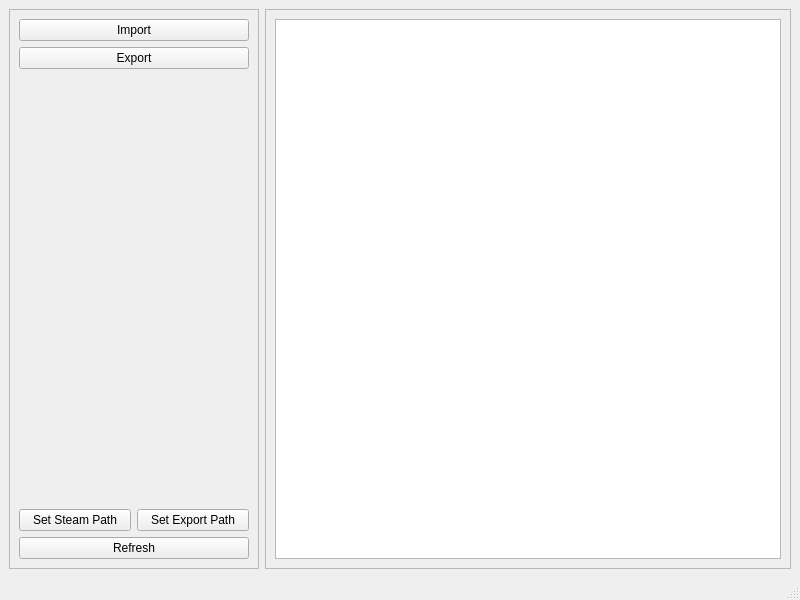
<?xml version="1.0" encoding="UTF-8"?>
<ui version="4.0">
 <class>MainWindow</class>
 <widget class="QMainWindow" name="MainWindow">
  <property name="geometry">
   <rect>
    <x>0</x>
    <y>0</y>
    <width>800</width>
    <height>600</height>
   </rect>
  </property>
  <property name="windowTitle">
   <string>Baba is You - Level Manager</string>
  </property>
  <widget class="QWidget" name="centralwidget">
   <layout class="QHBoxLayout" name="horizontalLayout">
    <item>
     <widget class="QFrame" name="frame_2">
      <property name="minimumSize">
       <size>
        <width>250</width>
        <height>0</height>
       </size>
      </property>
      <property name="maximumSize">
       <size>
        <width>250</width>
        <height>16777215</height>
       </size>
      </property>
      <property name="frameShape">
       <enum>QFrame::StyledPanel</enum>
      </property>
      <property name="frameShadow">
       <enum>QFrame::Raised</enum>
      </property>
      <layout class="QGridLayout" name="gridLayout_2">
       <item row="1" column="0" colspan="2">
        <widget class="QPushButton" name="ExportButton">
         <property name="text">
          <string>Export</string>
         </property>
        </widget>
       </item>
       <item row="0" column="0" colspan="2">
        <widget class="QPushButton" name="ImportButton">
         <property name="text">
          <string>Import</string>
         </property>
        </widget>
       </item>
       <item row="5" column="0" colspan="2">
        <widget class="QPushButton" name="RefreshButton">
         <property name="text">
          <string>Refresh</string>
         </property>
        </widget>
       </item>
       <item row="4" column="1">
        <widget class="QPushButton" name="SavePathButton">
         <property name="text">
          <string>Set Export Path</string>
         </property>
        </widget>
       </item>
       <item row="3" column="0">
        <spacer name="verticalSpacer">
         <property name="orientation">
          <enum>Qt::Vertical</enum>
         </property>
         <property name="sizeHint" stdset="0">
          <size>
           <width>20</width>
           <height>40</height>
          </size>
         </property>
        </spacer>
       </item>
       <item row="4" column="0">
        <widget class="QPushButton" name="SteamPathButton">
         <property name="text">
          <string>Set Steam Path</string>
         </property>
        </widget>
       </item>
       <item row="2" column="0">
        <widget class="QLabel" name="StatusLabel">
         <property name="text">
          <string/>
         </property>
        </widget>
       </item>
      </layout>
     </widget>
    </item>
    <item>
     <widget class="QFrame" name="frame">
      <property name="frameShape">
       <enum>QFrame::StyledPanel</enum>
      </property>
      <property name="frameShadow">
       <enum>QFrame::Raised</enum>
      </property>
      <layout class="QGridLayout" name="gridLayout">
       <item row="0" column="0">
        <widget class="QListView" name="LevelList"/>
       </item>
      </layout>
     </widget>
    </item>
   </layout>
  </widget>
  <widget class="QMenuBar" name="menubar">
   <property name="geometry">
    <rect>
     <x>0</x>
     <y>0</y>
     <width>800</width>
     <height>32</height>
    </rect>
   </property>
  </widget>
  <widget class="QStatusBar" name="statusbar"/>
  <action name="actionSet_Path">
   <property name="text">
    <string>Set Steam Path</string>
   </property>
  </action>
  <action name="actionSet_Export_Path">
   <property name="text">
    <string>Set Export Path</string>
   </property>
  </action>
 </widget>
 <resources/>
 <connections/>
</ui>
